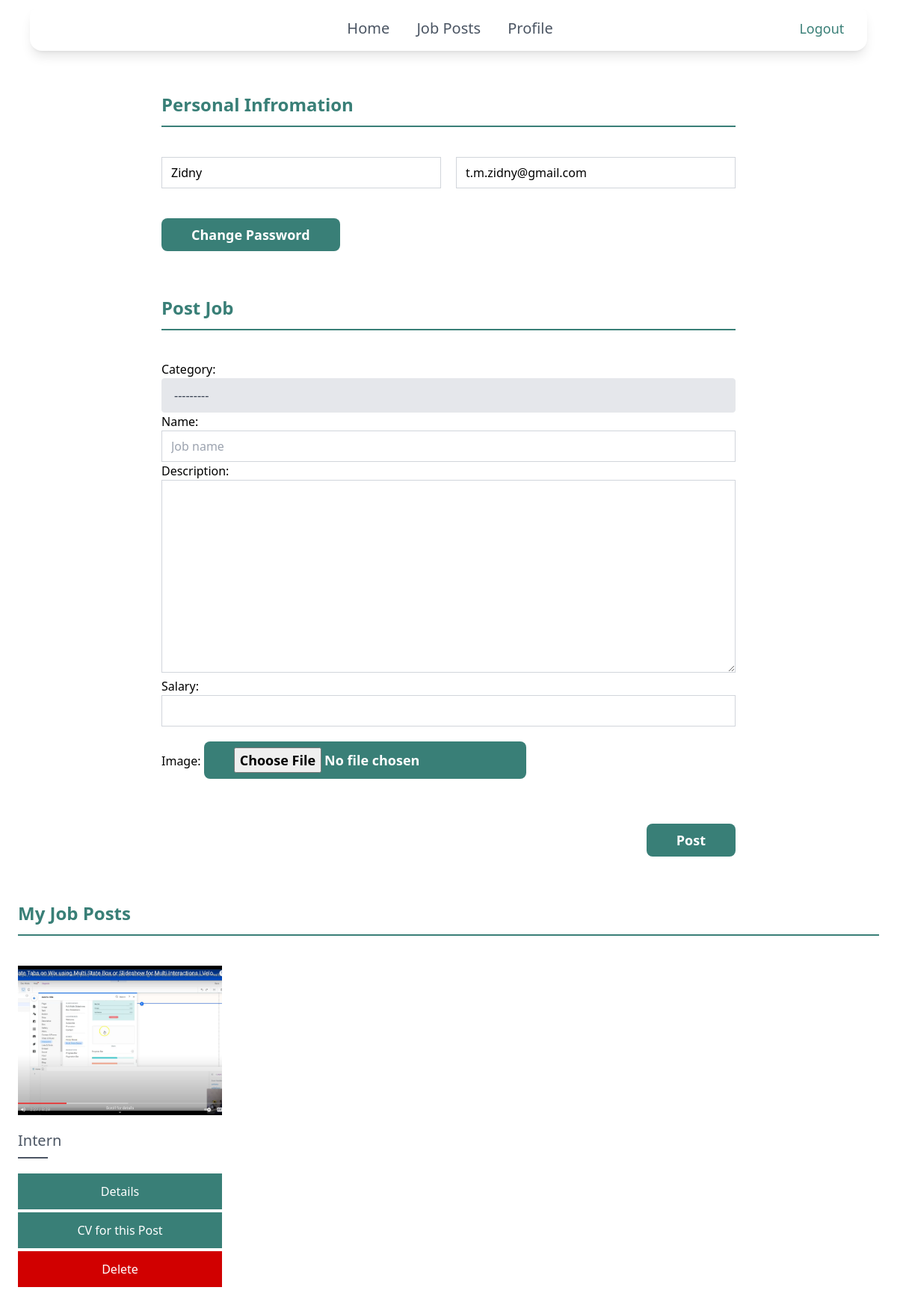
The page /profile/ (signed in) on the database as committed earlier.
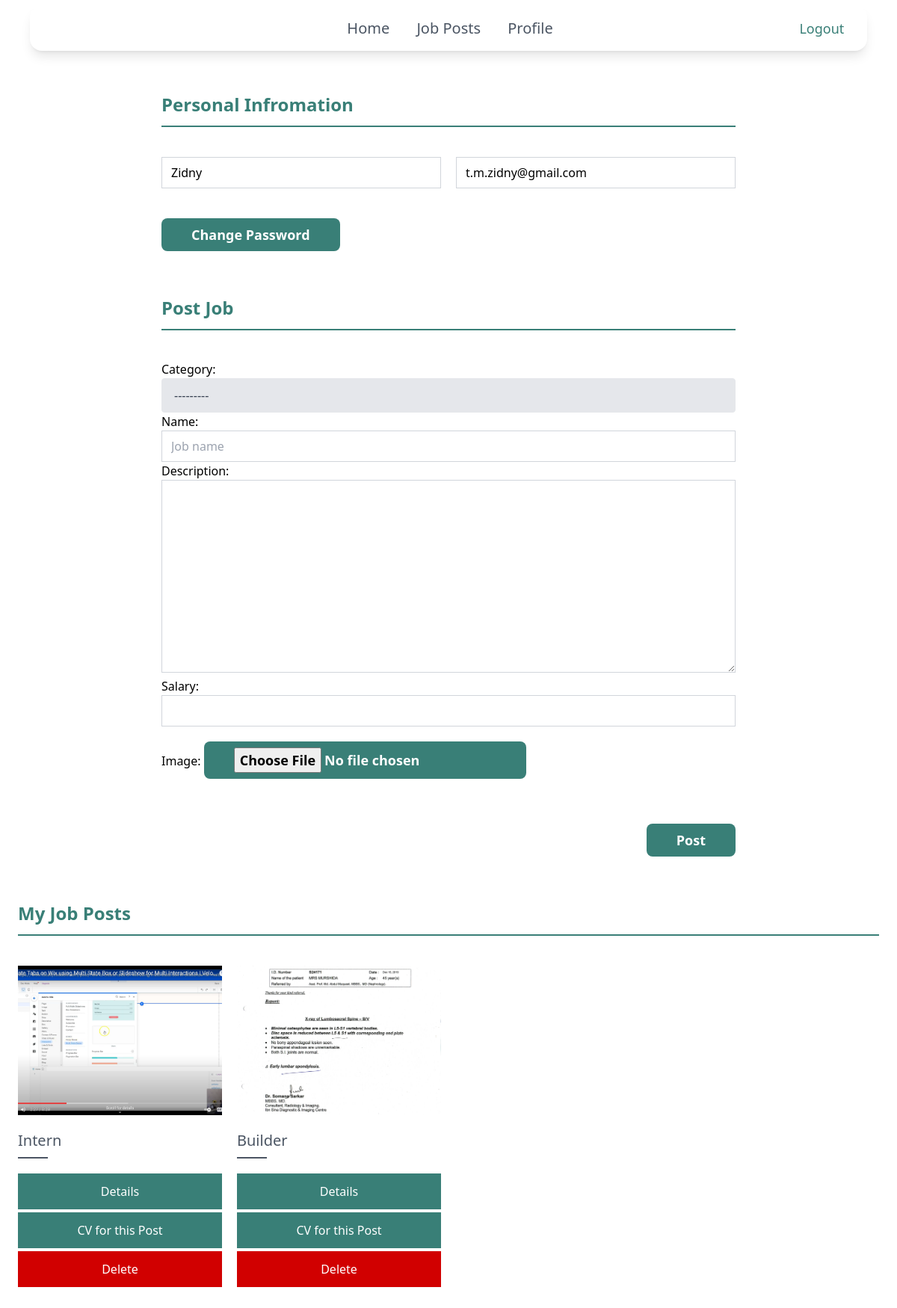
The same page on the database as committed later.
### core/models.py (models this page shows, shortened)
class Post(models.Model):
    category = models.ForeignKey(Category, related_name='posts', on_delete=models.CASCADE)
    name = models.CharField(max_length=255)
    description = models.TextField()
    salary = models.FloatField()
    image = models.ImageField(upload_to='post_images',blank=True, null=True)
    created_by = models.ForeignKey(User,related_name='posts',on_delete=models.CASCADE)
    created_at = models.DateTimeField(auto_now_add=True)

### core/views.py (the view)
# urls.py: path('profile/',profile,name='profile'),
def profile(request):
    username = UserLoggedIn(request)
    if username != None:
        if request.method == 'POST':
            form = PostForm(request.POST, request.FILES)
            if form.is_valid():
                post = form.save(commit=False)
                post.created_by = request.user
                post.save()
                return redirect('jobdetails', pk=post.id)
        else:
            form = PostForm()
        user = request.user
        posts = Post.objects.filter(created_by=user)
        return render(request,'core/profile.html',{'form':form,'posts':posts})
    else :
        return redirect('/')

### core/models.py (called while the page is built)
    def __str__(self):
        return self.name

### core/views.py (called while the page is built)
def UserLoggedIn(request):
    if request.user.is_authenticated == True:
        username = request.user.username
    else:
        username = None
    return username

### core/templates/core/profile.html (shortened to what the changed rows need)
{% extends 'core/base.html' %}
{% block content %}
<div >
    <div >
        <form  class="lg:w-2/3 md:w-5/6 sm:w-full mx-auto">
            <div class="w-full mb-10 mt-[100px]">
                <h2 class="w-full border-b-2 border-b-[#397f77] text-2xl text-[#397f77] font-semibold pb-3">Personal Infromation</h2>
            </div>
        </form>
    </div>
    <div class="my-10">
        <form method="POST" enctype="multipart/form-data" class="lg:w-2/3 md:w-5/6 sm:w-full mx-auto">
            <div class="w-full mb-10">
                <h2 class="w-full border-b-2 border-b-[#397f77] text-2xl text-[#397f77]  font-semibold pb-3">Post Job</h2>
            </div>
        </form>
    </div>
    <div class="my-10">
        <div class="w-full mb-10">
            <h2 class="w-full border-b-2 border-b-[#397f77] text-2xl text-[#397f77]  font-semibold pb-3">My Job Posts</h2>
        </div>
        <div>
            <div class="grid lg:grid-cols-4 md:grid-cols-2 sm:grid-cols-1 gap-5">
                {% for post in posts %}
                <div class="w-full ">
                    <div class="group">
                        <div class="h-[200px] w-full overflow-hidden">
                            <img src="{{post.image.url}}" alt="" class="h-full w-full object-cover group-hover:scale-110 duration-500 " />
                        </div>
                        <div class="mt-5 pb-2">
                            <h2 class="text-xl text-gray-600">{{post.name}}</h2>
                        </div>
                        <div class="h-[2px] w-[40px] bg-gray-600"></div>
                        <div class="mt-5 ">
                            <a href="{% url 'jobdetails' post.id %}">
                                <button class="bg-[#397f77] px-10 py-3 w-full text-white hover:bg-[#18debb] duration-500 opacity-100">Details</button>
                            </a>
                            <a href="{% url 'job_cv' post.id %}">
                                <button class="bg-[#397f77] px-10 py-3 w-full mt-1 text-white hover:bg-[#18debb] duration-500 opacity-100">CV for this Post</button>
                            </a>
                            <form method="post" action="{% url 'delete_post' post.id %}">
                                <button class="bg-[#D10000] px-10 py-3 w-full mt-1 text-white hover:bg-[#ff0000] duration-500 opacity-100">Delete</button>
                            </form>
                        </div>
                    </div>
                </div>
                {% endfor %}
            </div>
        </div>
    </div>
</div>
{% endblock %}

Rows that differ between the two databases and show on the page:
added Post: image (picture), name "Builder"
